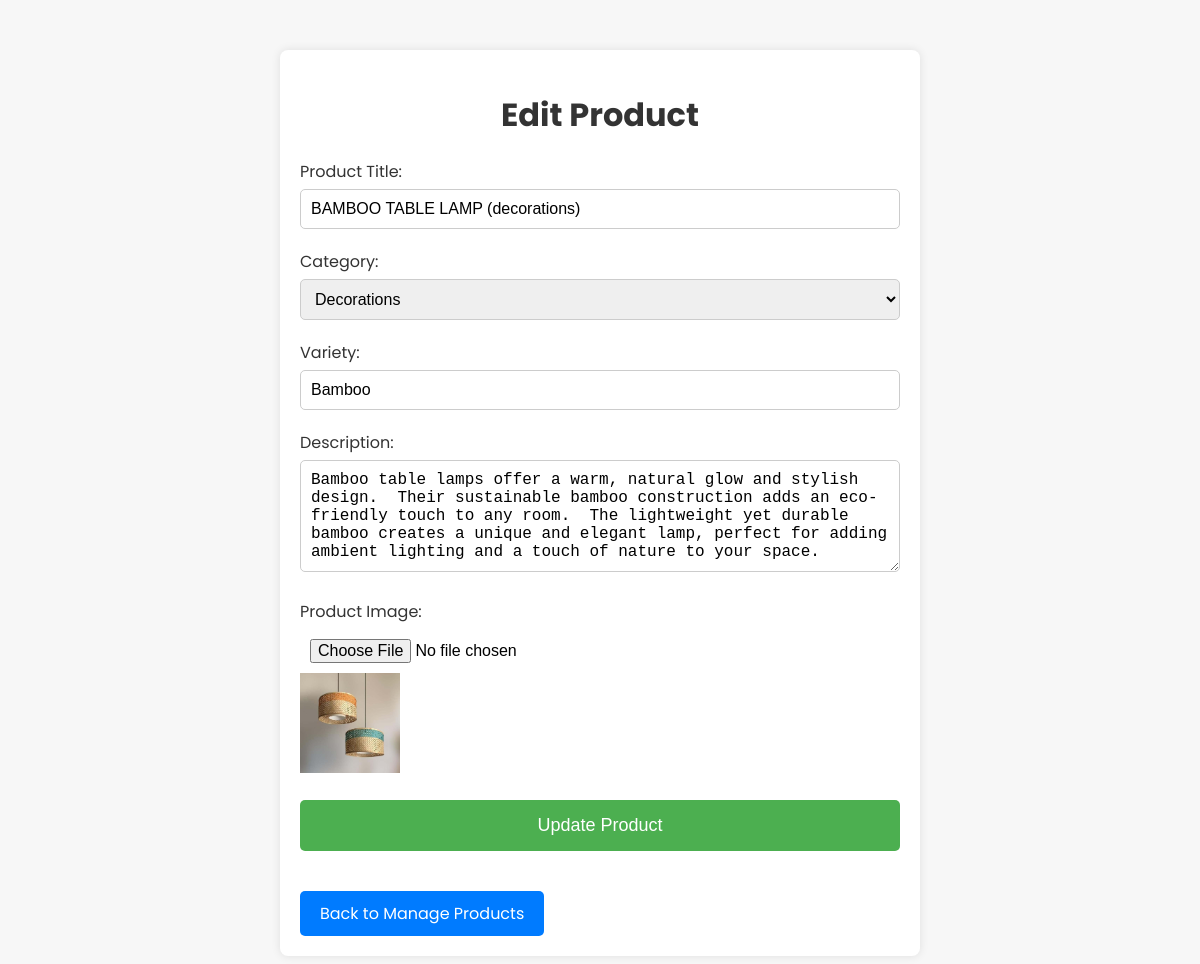
Page /mary/edit_product.php?id=31 on the committed database.
### tables this page shows
CREATE TABLE `posts` (
  `id` int(11) NOT NULL,
  `image` varchar(255) NOT NULL,
  `title` varchar(255) NOT NULL,
  `description` text NOT NULL,
  `category` varchar(50) NOT NULL,
  `variety` varchar(100) NOT NULL,
  `materials` text DEFAULT NULL,
  `procedures` text DEFAULT NULL,
  `likes` int(11) DEFAULT 0
);

### mary/edit_product.php (the view, shortened to what this page needs)
<?php
include('config.php');
if (isset($_GET['id'])) {
    $id = $_GET['id'];
    $sql = "SELECT * FROM posts WHERE id = '$id'";
    $result = mysqli_query($conn, $sql);
    if ($result) {
        $product = mysqli_fetch_assoc($result);
    }
}
?>
<!DOCTYPE html>
<html lang="en">
<head>
    <link rel="stylesheet" href="css/admin.css">
</head>
<body>
    <div class="container">
        <h1>Edit Product</h1>
        <form action="edit_product.php?id=<?= $id ?>" method="POST" enctype="multipart/form-data">
            <div class="form-group">
                <label for="title">Product Title:</label>
                <input type="text" id="title" name="title" value="<?= htmlspecialchars($product['title']) ?>" required>
            </div>
            <div class="form-group">
                <label for="category">Category:</label>
                <select id="category" name="category" required>
                    <option value="Decorations" <?= $product['category'] == 'Decorations' ? 'selected' : '' ?>>Decorations</option>
                </select>
            </div>
            <div class="form-group">
                <label for="variety">Variety:</label>
                <input type="text" id="variety" name="variety" value="<?= htmlspecialchars($product['variety']) ?>" required>
            </div>
            <div class="form-group">
                <label for="description">Description:</label>
                <textarea id="description" name="description" rows="5" required><?= htmlspecialchars($product['description']) ?></textarea>
            </div>
            <div class="form-group">
                <label for="image">Product Image:</label>
                <input type="file" id="image" name="image" accept="image/*">
                <img src="uploads/<?= htmlspecialchars($product['image']) ?>" alt="Current Image" width="100">
            </div>
            <button type="submit">Update Product</button>
            <a href="manage_product.php" class="btn">Back to Manage Products</a>
        </form>
    </div>
</body>
</html>

### mary/css/admin.css (style rules this page uses)
body { font-family: 'Poppins', sans-serif; background-color: #f7f7f7; margin: 0; padding: 0; }
.container { width: 50%; margin: 50px auto; background-color: white; padding: 20px; box-shadow: 0 0 10px rgba(0, 0, 0, 0.1); border-radius: 8px; }
h1 { text-align: center; color: #333; font-size: 2rem; margin-bottom: 20px; }
.form-group { margin-bottom: 20px; }
.form-group label { display: block; font-size: 16px; color: #333; }
.form-group input, .form-group textarea, .form-group select { width: 100%; padding: 10px; margin-top: 5px; font-size: 16px; border: 1px solid #ccc; border-radius: 5px; box-sizing: border-box; }
.form-group input[type="file"] { border: none; }
button { margin-bottom: 20px; width: 100%; padding: 15px; font-size: 18px; background-color: #4CAF50; color: white; border: none; border-radius: 5px; cursor: pointer; transition: background-color 0.3s ease; }
.btn { display: inline-block; padding: 10px 20px; margin-top: 20px; background-color: #007bff; color: white; text-decoration: none; border-radius: 5px; font-size: 16px; text-align: center; cursor: pointer; transition: background-color 0.3s ease; }

### rows in the picture
posts: title "BAMBOO TABLE LAMP (decorations)", category "Decorations", variety "Bamboo", description "Bamboo table lamps offer a warm, natural glow and stylish design. Their sustainable bamboo construction adds an eco-friendly touch to any room. The lightweight yet durable bamboo creates a unique and elegant lamp, perfect for adding ambient lighting and a touch of nature to your space.", image (picture)
